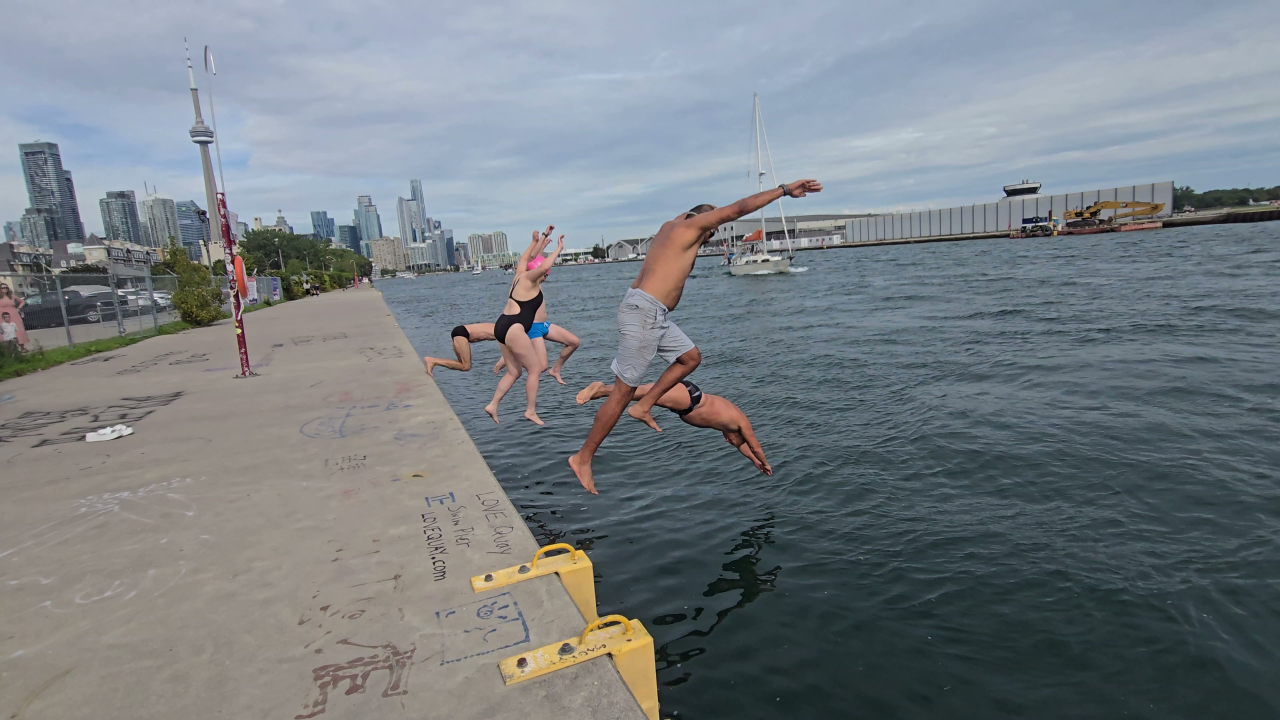
#> input picture tools/poster-src/dive-group-4k.jpg, 3840 x 2160 px (shown at 1/3 size)
$ python build_posters.py
#> lines starting #> are read from the running program, lines starting #| are printed output that depends on the picture
"""Compose the Saturdays poster at landscape sizes.

    python tools/build_posters.py

The three portrait crops were made elsewhere; these are the landscape ones, which
cannot be cropped out of a 1080-wide portrait without either upscaling or losing
most of the frame. So they are recomposed from the same ingredients: a frame from
the 12 September swim, the white lockup, and the same type and colours sampled
out of the original artwork.

Writes into download/ alongside the portrait versions.
"""
import os
import subprocess

from PIL import Image, ImageDraw, ImageFont

HERE = os.path.dirname(os.path.abspath(__file__))
ROOT = os.path.dirname(HERE)
OUT = os.path.join(ROOT, "download")
PHOTO = os.path.join(HERE, "poster-src", "dive-group-4k.jpg")
INKSCAPE = os.environ.get("INKSCAPE", r"C:/Program Files/Inkscape/bin/inkscape.exe")

# Sampled from LoveQuay-Saturdays-2pm-1080x1920-story.png.
NAVY = (5, 27, 68)
YELLOW = "#DBE02E"
SKY = "#12AAF0"
WHITE = "#F8F8F8"
MUTED = (150, 165, 190)

SIZES = [
    (1920, 1005, "LoveQuay-Saturdays-2pm-1920x1005-event.png"),   # Facebook event
    (1920, 1080, "LoveQuay-Saturdays-2pm-1920x1080.png"),         # plain 16:9
]


def font(weight, size):
    return ImageFont.truetype(os.path.join(HERE, f"Poppins-{weight}.ttf"), size)


def text_width(d, s, f, tracking=0):
    if not tracking:
        return d.textlength(s, font=f)
    return sum(d.textlength(c, font=f) for c in s) + tracking * (len(s) - 1)


def draw_tracked(d, xy, s, f, fill, tracking):
    """Pillow has no letter-spacing, so step the glyphs by hand."""
    x, y = xy
    for c in s:
        d.text((x, y), c, font=f, fill=fill)
        x += d.textlength(c, font=f) + tracking


def logo(width):
    png = os.path.join(HERE, "_poster-logo.png")
    subprocess.run([INKSCAPE, "--export-type=png", f"--export-filename={png}",
                    "-w", str(width),
                    os.path.join(ROOT, "assets", "brand", "logo-horizontal-white.svg")],
                   capture_output=True)
    return Image.open(png).convert("RGBA") if os.path.exists(png) else None


def compose(W, H, name):
    # --- photo, cover-cropped, biased right so the divers clear the type ----
#> called with W = 1920, H = 1005
    src = Image.open(PHOTO).convert("RGB")
#> src is the input picture: PIL image 3840x2160 RGB; mean R, G, B 119.4, 126.3, 131.1
    s = max(W / src.width, H / src.height)
#> s = 0.5
    img = src.resize((round(src.width * s), round(src.height * s)), Image.LANCZOS)
    left = int((img.width - W) * 0.62)
#> left = 0
    img = img.crop((left, int((img.height - H) * 0.42), left + W,
                    int((img.height - H) * 0.42) + H))
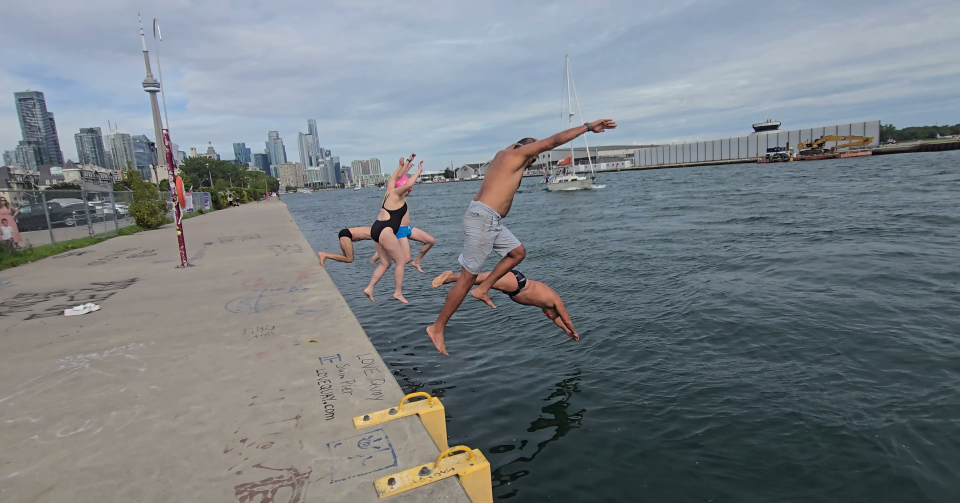
#> img: PIL image 1920x1005 RGB (shown at 1/2 size); mean R, G, B 119.4, 126.2, 131

    # --- navy wash: heavy at the left, so the type always has ground --------
    wash = Image.new("RGBA", (W, H))
#> wash: PIL image 1920x1005 RGBA; every value is 0
    wd = ImageDraw.Draw(wash)
    for x in range(W):
        t = x / W
        a = int(246 - 210 * min(1.0, (t / 0.80) ** 1.25))
        wd.line([(x, 0), (x, H)], fill=NAVY + (max(a, 30),))
    img = Image.alpha_composite(img.convert("RGBA"), wash)
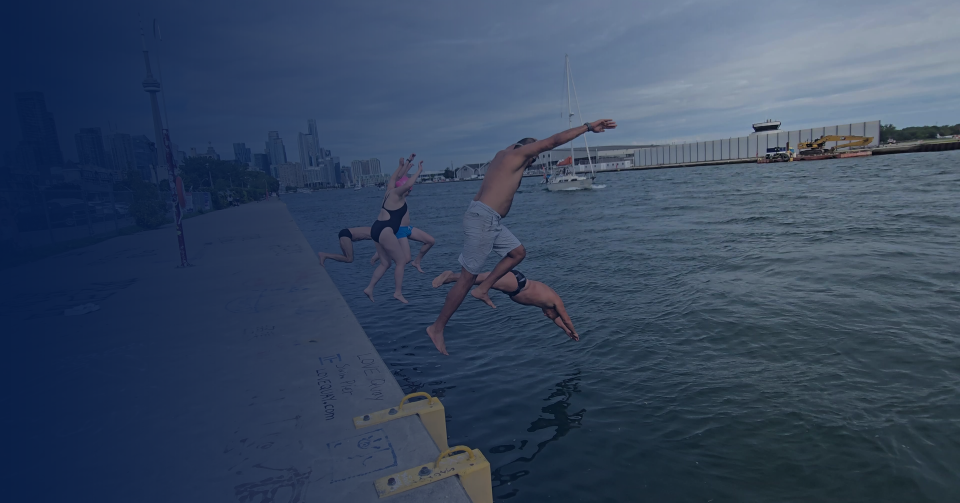
#> img: PIL image 1920x1005 RGBA (shown at 1/2 size); mean R, G, B, A 55.8, 71.8, 95.8, 255

    foot = Image.new("RGBA", (W, H))
    fd = ImageDraw.Draw(foot)
    for y in range(int(H * 0.72), H):
        t = (y - H * 0.72) / (H * 0.28)
        fd.line([(0, y), (W, y)], fill=NAVY + (int(165 * t * t),))
    img = Image.alpha_composite(img, foot).convert("RGB")
#> img: PIL image 1920x1005 RGB

    d = ImageDraw.Draw(img)
    M = int(W * 0.062)                       # left margin
    scale = H / 1005.0                       # everything keys off the 1920x1005 design

    # --- logo ---------------------------------------------------------------
    lg = logo(int(W * 0.21))
    y = int(H * 0.085)
    if lg:
        img.paste(lg, (M, y), lg)
        y += lg.height + int(66 * scale)
    else:
        y += int(96 * scale)

    # --- the shout ----------------------------------------------------------
    f_eyebrow = font("SemiBold", int(27 * scale))
    draw_tracked(d, (M, y), "COME SWIM WITH US", f_eyebrow, SKY, 7 * scale)
    y += int(58 * scale)

    f_big = font("ExtraBold", int(132 * scale))
    d.text((M, y), "SATURDAYS", font=f_big, fill=WHITE)
    y += int(132 * scale)

    d.text((M, y), "2 PM", font=f_big, fill=YELLOW)
    y += int(150 * scale)

    f_url = font("SemiBold", int(40 * scale))
    d.text((M, y), "lovequay.com", font=f_url, fill=SKY)
    y += int(74 * scale)

    # --- rule, then the cleanup line ---------------------------------------
    d.line([(M, y), (M + int(190 * scale), y)], fill=(120, 140, 175), width=max(1, int(2 * scale)))
    y += int(34 * scale)

    f_body = font("Medium", int(29 * scale))
    f_bold = font("SemiBold", int(29 * scale))
    d.text((M, y), "Volunteer cleanup with ", font=f_body, fill=(206, 218, 236))
    d.text((M + d.textlength("Volunteer cleanup with ", font=f_body), y),
           "Friends of LoveQuay", font=f_bold, fill=WHITE)

    # --- the disclaimer, bottom-left ---------------------------------------
    f_fine = font("Medium", int(21 * scale))
    draw_tracked(d, (M, H - int(62 * scale)),
                 "OPEN WATER  ·  NO LIFEGUARD  ·  SWIM AT YOUR OWN RISK",
                 f_fine, MUTED, 2.2 * scale)

    img.save(os.path.join(OUT, name), optimize=True)
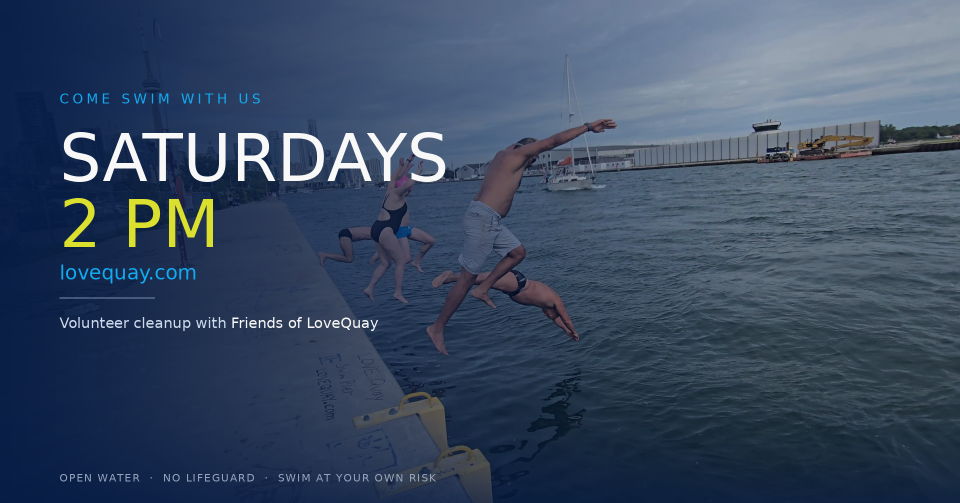
#> saved as LoveQuay-Saturdays-2pm-1920x1005-event.png: PIL image 1920x1005 RGB (shown at 1/2 size); mean R, G, B 58.1, 74.5, 98.4
    return os.path.getsize(os.path.join(OUT, name))


def main():
    if not os.path.exists(PHOTO):
        raise SystemExit("hero frame missing: " + PHOTO)
    os.makedirs(OUT, exist_ok=True)
    for W, H, name in SIZES:
        n = compose(W, H, name)
        print(f"   {name:46s} {W}x{H}  {n/1e6:.1f} MB")
    tmp = os.path.join(HERE, "_poster-logo.png")
    if os.path.exists(tmp):
        os.remove(tmp)


if __name__ == "__main__":
    main()
